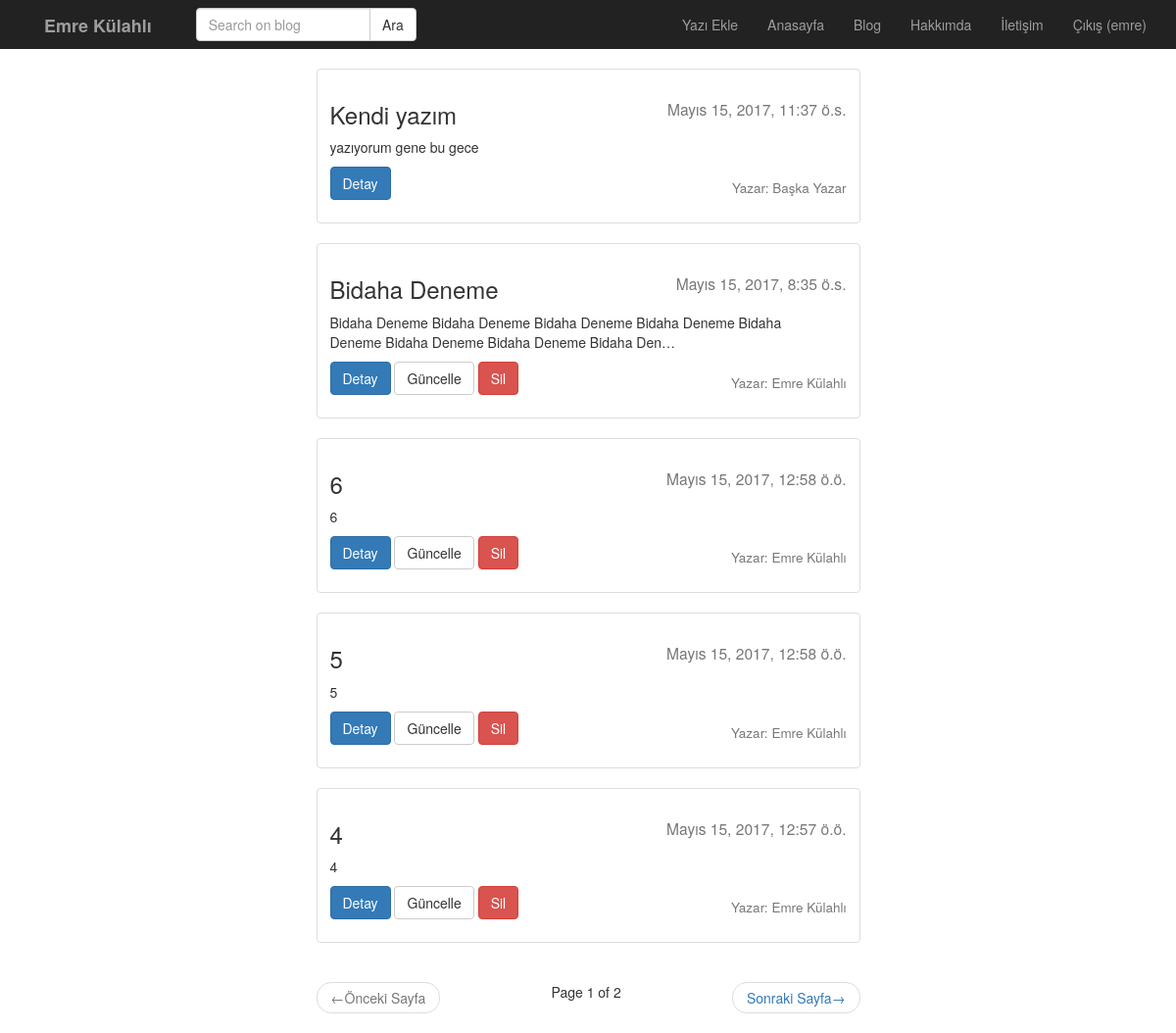
The app's page /post/index/ (signed in) with its own data.
### post/models.py (models this page shows, shortened)
class Post(models.Model):
    user = models.ForeignKey('auth.User', verbose_name='Yazar', related_name='posts')
    title = models.CharField(max_length=120, verbose_name= 'Başlık')
    content = RichTextField(verbose_name='İçerik')
    publishing_date = models.DateTimeField(verbose_name='Yayımlanma Tarihi', auto_now_add=True)
    image = models.ImageField(null=True, blank=True)
    slug = models.SlugField(unique=True, editable=False, max_length=130)
    def get_absolute_url(self):
        return reverse('post:detail', kwargs={'slug': self.slug})
    def get_update_url(self):
        return reverse('post:update', kwargs={'slug': self.slug})
    def get_delete_url(self):
        return reverse('post:delete', kwargs={'slug': self.slug})
    class Meta:
        ordering = ['-publishing_date']

### post/views.py (the view)
def post_index(request):
    post_list = Post.objects.all()
    query = request.GET.get('q')
    if query:
        post_list = post_list.filter(Q(title__icontains=query) |
                                     Q(content__icontains=query) |
                                     Q(user__first_name__icontains=query) |
                                     Q(user__last_name__icontains=query)
                                     ).distinct()
    paginator = Paginator(post_list, 5)  # Show 25 contacts per page
    page = request.GET.get('page')
    try:
        posts = paginator.page(page)
    except PageNotAnInteger:
        posts = paginator.page(1)
    except EmptyPage:
        posts = paginator.page(paginator.num_pages)
    return render(request, 'post/index.html', {'posts': posts})

### templates/post/index.html (shortened to what this page needs)
{% extends 'base.html' %}
{% block body %}
    <div class="container">
    {% for post in posts %}
        <div class="row">
          <div class="col-md-6 col-md-offset-3">
            <div class="thumbnail">
              <div class="caption">
                <h3>{{ post.title }}<small style="float: right;">{{ post.publishing_date }}</small></h3>
                <p>{{ post.content|safe|linebreaks|truncatechars:150 }}</p>
                  <h4 style="float: right;"><small>Yazar: {{ post.user.get_full_name }}</small></h4>
                <p> <a href="{{ post.get_absolute_url }}" class="btn btn-primary" role="button">Detay</a>
                      {% if request.user.is_superuser and post.user.get_full_name == user.get_full_name %}
                         <a href="{{ post.get_update_url }}" class="btn btn-default" role="button">Güncelle</a>
                         <a href="{{ post.get_delete_url }}" class="btn btn-danger" role="button">Sil</a>
                      {% endif %}
                </p>
              </div>
            </div>
          </div>
        </div>
    {% endfor %}
        <div class="row">
            <div class="col-md-6 col-md-offset-3">
                <nav aria-label="Pager">
                  <ul class="pager">
                      {% if not posts.has_previous %}
                            <li class="previous disabled">
                                <a><span aria-hidden="true">&larr;</span>Önceki Sayfa</a>
                            </li>
                      {% else %}
                    <li class="previous">
                        <a href="?page={{ posts.previous_page_number }}{% if request.GET.q %}&q={{ request.GET.q }}{% endif %}"><span aria-hidden="true">&larr;</span>Önceki Sayfa</a>
                     {% endif %}
                      Page {{ posts.number }} of {{ posts.paginator.num_pages }}
                      {% if posts.has_next %}
                        <li class="next">
                        <a href="?page={{ posts.next_page_number }}{% if request.GET.q %}&q={{ request.GET.q }}{% endif %}">Sonraki Sayfa<span aria-hidden="true">&rarr;</span></a>
                        </li>
                      {% else %}
                          <li class="next disabled">
                                <a>Sonraki Sayfa<span aria-hidden="true">&rarr;</span></a>
                          </li>
                      {% endif %}
                  </ul>
                </nav>
            </div>
        </div>
</div>
{% endblock %}

### templates/header.html (shortened to what this page needs)
<nav class="navbar-inverse navbar-fixed-top" role="banner">
    <div class="container">
        <div class="navbar-header">
            <a href="{% url 'home' %}" class="navbar-brand"><strong>Emre Külahlı</strong></a>
        </div>
        <nav class="collapse navbar-collapse" role="navigation">
        <div class="col-sm-3 col-md-3">
            <form class="navbar-form navbar-left" role="search" method="GET" action="{{ request.GET.q }}">
                <div class="input-group">
                    <input class="form-control" type="text" name="q" placeholder="Search on blog" value="" >
                    <span class="input-group-btn">
                        <input class="btn btn-default" type="submit" value="Ara">
                    </span>
                </div>
            </form>
        </div>
            <ul class="nav navbar-nav navbar-right">
                {% if perms.post.add_post %}
                    <li><a href="{% url 'post:create' %}">Yazı Ekle</a></li>
                {% endif %}
                <li><a href="{% url 'home' %}">Anasayfa</a></li>
                <li><a href="{% url 'post:index' %}">Blog</a></li>
                <li><a href="#">Hakkımda</a></li>
                <li><a href="#">İletişim</a></li>
                {% if not request.user.is_authenticated %}
                    <li><a href="{% url 'accounts:register' %}">Üye Ol</a></li>
                    <li><a href="{% url 'accounts:login' %}">Giriş</a></li>
                {% else %}
                    <li><a href="{% url 'accounts:logout' %}">Çıkış ({{ request.user.username }})</a></li>
                {% endif %}
            </ul>
        </nav>
    </div>
</nav>

### static/css/style.css (style rules this page uses)
body { padding-top: 70px; }

### records on screen
Post: title "Kendi yazım", publishing_date "Mayıs 15, 2017, 11:37 ö.s.", content "yazıyorum gene bu gece", user.get_full_name "Başka Yazar"
Post: title "Bidaha Deneme", publishing_date "Mayıs 15, 2017, 8:35 ö.s.", content "Bidaha Deneme Bidaha Deneme Bidaha Deneme Bidaha Deneme Bidaha Deneme Bidaha Deneme Bidaha Deneme Bidaha Den…", user.get_full_name "Emre Külahlı"
Post: title "6", publishing_date "Mayıs 15, 2017, 12:58 ö.ö.", content "6", user.get_full_name "Emre Külahlı"
Post: title "5", publishing_date "Mayıs 15, 2017, 12:58 ö.ö.", content "5", user.get_full_name "Emre Külahlı"
Post: title "4", publishing_date "Mayıs 15, 2017, 12:57 ö.ö.", content "4", user.get_full_name "Emre Külahlı"

### other values on screen
{{ request.user.username }} "emre"
{{ posts.number }} "1"
{{ posts.paginator.num_pages }} "2"
